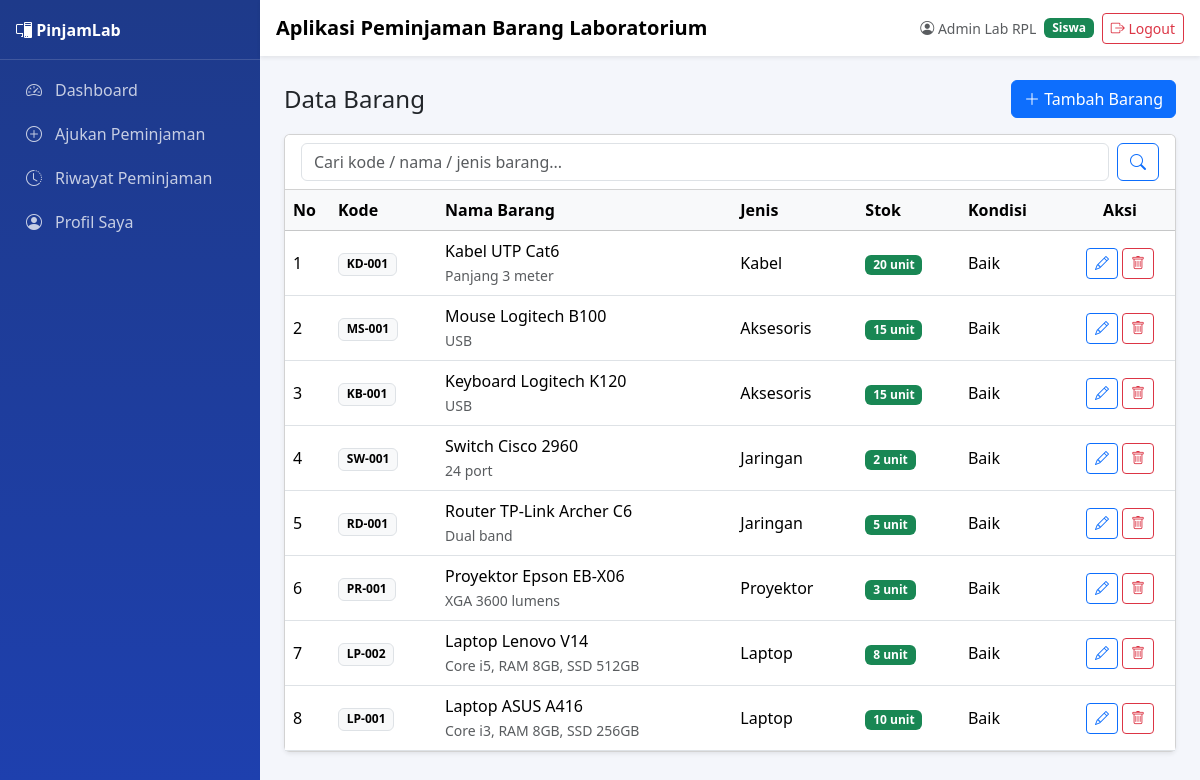
The page /barang.php (signed in) on the database its author committed.
### tables this page shows
CREATE TABLE barang (
  id_barang    INT AUTO_INCREMENT PRIMARY KEY,
  kode_barang  VARCHAR(20) NOT NULL UNIQUE,
  nama_barang  VARCHAR(100) NOT NULL,
  jenis_barang VARCHAR(50) NOT NULL,
  jumlah       INT NOT NULL DEFAULT 0,
  kondisi      VARCHAR(50) DEFAULT 'Baik',
  keterangan   TEXT
);

### koneksi.php (called while the page is built, shortened)
<?php
function e($str) {
    return htmlspecialchars($str ?? '', ENT_QUOTES, 'UTF-8');
}
?>

### barang.php (the view, shortened to what this page needs)
<?php
include 'koneksi.php';
 $menu  = 'barang';
include 'template_header.php';
 $aksi = $_GET['aksi'] ?? 'list';
 $keyword = mysqli_real_escape_string($koneksi, $_GET['cari'] ?? '');
if ($keyword != '') {
    $data = mysqli_query($koneksi, "SELECT * FROM barang
        WHERE kode_barang LIKE '%$keyword%' OR nama_barang LIKE '%$keyword%' OR jenis_barang LIKE '%$keyword%'
        ORDER BY id_barang DESC");
} else {
    $data = mysqli_query($koneksi, "SELECT * FROM barang ORDER BY id_barang DESC");
}
?>
<div class="d-flex flex-wrap justify-content-between align-items-center gap-2 mb-3">
    <h4 class="mb-0">Data Barang</h4>
    <?php if ($aksi == 'list'): ?>
        <?php if (($_SESSION['role'] ?? 'admin') != 'petugas'): ?>
    <a href="barang.php?aksi=tambah" class="btn btn-primary"><i class="bi bi-plus-lg"></i> Tambah Barang</a>
    <?php endif; ?>
    <?php endif; ?>
</div>
<div class="card shadow-sm">
    <div class="card-header bg-white">
        <form method="get" class="d-flex gap-2">
            <input type="text" name="cari" class="form-control" placeholder="Cari kode / nama / jenis barang..."
                   value="<?= e($keyword) ?>">
            <button class="btn btn-outline-primary" type="submit"><i class="bi bi-search"></i></button>
        </form>
    </div>
    <div class="table-responsive">
        <table class="table table-hover mb-0 align-middle">
            <thead class="table-light">
                <tr>
                    <th width="45">No</th><th>Kode</th><th>Nama Barang</th><th>Jenis</th>
                    <th>Stok</th><th>Kondisi</th><th width="110" class="text-center">Aksi</th>
                </tr>
            </thead>
            <tbody>
                <?php $no = 1; while ($b = mysqli_fetch_assoc($data)): ?>
                <tr>
                    <td><?= $no++ ?></td>
                    <td><span class="badge text-bg-light border"><?= e($b['kode_barang']) ?></span></td>
                    <td>
                        <?= e($b['nama_barang']) ?>
                        <?php if ($b['keterangan']): ?><br><small class="text-muted"><?= e($b['keterangan']) ?></small><?php endif; ?>
                    </td>
                    <td><?= e($b['jenis_barang']) ?></td>
                    <td>
                        <?php if ($b['jumlah'] > 0): ?>
                            <span class="badge bg-success"><?= $b['jumlah'] ?> unit</span>
                        <?php else: ?>
                            <span class="badge bg-danger">Habis</span>
                        <?php endif; ?>
                    </td>
                    <td><?= e($b['kondisi']) ?></td>
                                        <td class="text-center">
                        <?php if (($_SESSION['role'] ?? 'admin') != 'petugas'): ?>
                        <a href="barang.php?aksi=edit&id=<?= $b['id_barang'] ?>" class="btn btn-sm btn-outline-primary" title="Edit"><i class="bi bi-pencil"></i></a>
                        <a href="barang.php?hapus=<?= $b['id_barang'] ?>" class="btn btn-sm btn-outline-danger" title="Hapus"
                           onclick="return confirm('Yakin ingin menghapus barang ini?')"><i class="bi bi-trash"></i></a>
                        <?php else: ?>
                        <span class="text-muted small"><i class="bi bi-eye"></i> lihat</span>
                        <?php endif; ?>
                    </td>
                </tr>
                <?php endwhile; ?>
            </tbody>
        </table>
    </div>
</div>
<?php include 'template_footer.php'; ?>

### template_header.php (shortened to what this page needs)
<?php
if (isset($_SESSION['id_siswa'])) {
    $role     = 'siswa';
    $namaUser = $_SESSION['nama_siswa'];
} elseif (isset($_SESSION['id_admin'])) {
    $role     = $_SESSION['role'] ?? 'admin';
    $namaUser = $_SESSION['nama_admin'];
} else {
    header("Location: login.php");
    exit;
}
?>
<!DOCTYPE html>
<html lang="id">
<head>
<link href="https://cdn.jsdelivr.net/npm/bootstrap@5.3.3/dist/css/bootstrap.min.css" rel="stylesheet">
<link rel="stylesheet" href="https://cdn.jsdelivr.net/npm/bootstrap-icons@1.11.3/font/bootstrap-icons.min.css">
</head>
<body>
<div class="d-md-flex">
    <aside class="sidebar">
        <div class="brand"><i class="bi bi-pc-display"></i> PinjamLab</div>
        <nav class="nav flex-column py-2">
            <?php if ($role == 'siswa'): ?>
                <a class="nav-link <?php if (($menu ?? '') == 'dashboard_siswa') echo 'active'; ?>" href="siswa_dashboard.php"><i class="bi bi-speedometer2"></i> Dashboard</a>
                <a class="nav-link <?php if (($menu ?? '') == 'ajukan_siswa') echo 'active'; ?>" href="siswa_ajukan.php"><i class="bi bi-plus-circle"></i> Ajukan Peminjaman</a>
                <a class="nav-link <?php if (($menu ?? '') == 'riwayat_siswa') echo 'active'; ?>" href="siswa_riwayat.php"><i class="bi bi-clock-history"></i> Riwayat Peminjaman</a>
                <a class="nav-link <?php if (($menu ?? '') == 'profil_siswa') echo 'active'; ?>" href="siswa_profil.php"><i class="bi bi-person-circle"></i> Profil Saya</a>
            <?php endif; ?>
        </nav>
    </aside>
    <div class="flex-grow-1 min-vw-0">
        <nav class="topbar navbar bg-white shadow-sm px-3 py-2 sticky-top no-print">
            <span class="navbar-brand fw-semibold small mb-0">Aplikasi Peminjaman Barang Laboratorium</span>
            <div class="ms-auto d-flex align-items-center gap-2">
                <span class="d-none d-sm-inline text-muted small">
                    <i class="bi bi-person-circle"></i> <?= e($namaUser) ?>
                </span>
                <?php $warnaRole = ['admin' => 'bg-primary', 'petugas' => 'bg-info text-dark', 'siswa' => 'bg-success']; ?>
                <span class="badge <?= $warnaRole[$role] ?>"><?= ucfirst($role) ?></span>
                <a href="logout.php" class="btn btn-sm btn-outline-danger"
                   onclick="return confirm('Yakin ingin keluar?')">
                    <i class="bi bi-box-arrow-right"></i> Logout
                </a>
            </div>
        </nav>
        <div class="content p-3 p-md-4">

### template_footer.php (shortened to what this page needs)
        </div>
    </div>
</div>
</body>
</html>

### template_header.php (style rules this page uses)
body { background-color: #f4f6fb; }
.sidebar { background: linear-gradient(180deg, #1e3a8a 0%, #1e40af 100%); }
.sidebar .brand { color:#fff; font-weight:700; padding:1.1rem 1rem; border-bottom:1px solid rgba(255,255,255,.15); }
.sidebar .nav-link { color: rgba(255,255,255,.75); margin:2px 10px; border-radius:.5rem; }
.sidebar .nav-link i { margin-right:.55rem; }
@media (min-width:768px) { .sidebar { width:260px; flex-shrink:0; position:sticky; top:0; height:100vh; overflow-y:auto; } }

### rows shown on the page
barang: kode_barang "KD-001", nama_barang "Kabel UTP Cat6", keterangan "Panjang 3 meter", jenis_barang "Kabel", jumlah "20", kondisi "Baik"
barang: kode_barang "MS-001", nama_barang "Mouse Logitech B100", keterangan "USB", jenis_barang "Aksesoris", jumlah "15", kondisi "Baik"
barang: kode_barang "KB-001", nama_barang "Keyboard Logitech K120", keterangan "USB", jenis_barang "Aksesoris", jumlah "15", kondisi "Baik"
barang: kode_barang "SW-001", nama_barang "Switch Cisco 2960", keterangan "24 port", jenis_barang "Jaringan", jumlah "2", kondisi "Baik"
barang: kode_barang "RD-001", nama_barang "Router TP-Link Archer C6", keterangan "Dual band", jenis_barang "Jaringan", jumlah "5", kondisi "Baik"
barang: kode_barang "PR-001", nama_barang "Proyektor Epson EB-X06", keterangan "XGA 3600 lumens", jenis_barang "Proyektor", jumlah "3", kondisi "Baik"
barang: kode_barang "LP-002", nama_barang "Laptop Lenovo V14", keterangan "Core i5, RAM 8GB, SSD 512GB", jenis_barang "Laptop", jumlah "8", kondisi "Baik"
barang: kode_barang "LP-001", nama_barang "Laptop ASUS A416", keterangan "Core i3, RAM 8GB, SSD 256GB", jenis_barang "Laptop", jumlah "10", kondisi "Baik"

### other values the page prints
$namaUser "Admin Lab RPL"
$role "Siswa"
